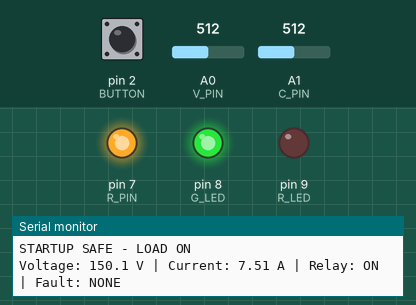
A sketch run on a simulated Arduino Uno, built with avr-gcc and run on an emulated ATmega328P. On the bench: output pins drawn as LEDs (lit = HIGH), the last lines printed to the serial monitor. The inputs (shaded band) are chosen by the test bench; at power-on: A1 (C_PIN) = 512, pin 2 (BUTTON) HIGH, A0 (V_PIN) = 512.

Above: at 1.2 s.
1.3 s: A1 (C_PIN) set to 667
2.8 s: A1 (C_PIN) set to 699
At 3.7 s:
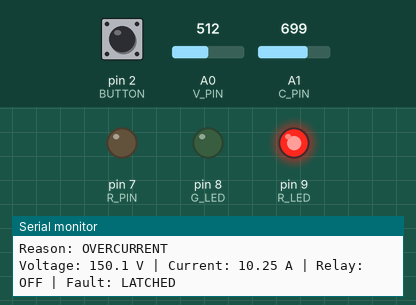
Timing chart, 0 to 5.8 s (numbered marks = the images above; inputs shaded):
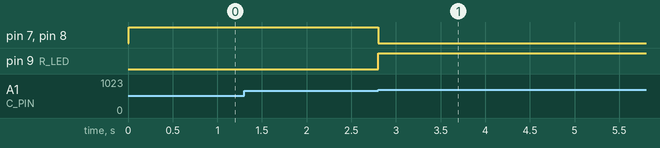

Measured:
- the behaviour switches between 682 and 683 on A1 (C_PIN) (found by bisection; images 0 and 1)
- after the input at 2.8 s, pin 7 (R_PIN), pin 8 (G_LED): HIGH → LOW at once; pin 9 (R_LED): LOW → HIGH at once

The sketch:

sketch.ino
```cpp
#include <Arduino.h>
#include <string.h>
#include <stdlib.h>
#include <ctype.h>

// Pin configuration
const byte V_PIN = A0;
const byte C_PIN = A1;
const byte R_PIN = 7;
const byte G_LED = 8;
const byte R_LED = 9;
const byte BUTTON = 2;

// Simulation ranges
const float MAX_VOLTAGE = 300;
const float MAX_CURRENT = 15;

// Default protection thresholds
float v_limit = 250;
float c_limit = 10;

float voltage = 0;
float current = 0;

bool fault = false;
bool relayOn = false;
bool lastButtonState = HIGH;

unsigned long lastSample = 0;
unsigned long lastReport = 0;

bool autoReport = true;  //Controls automatic status printing

char command[48];        //For command processing
byte commandIndex = 0;

//Function for the load to disconnect
void disconnectLoad()
{
  relayOn = false;           //relayOn logic will be 0
  digitalWrite(R_PIN, LOW);  //Relay pin will be 0, so the relay will turn off
  digitalWrite(G_LED, LOW);  //Green LED will be turn OFF
  digitalWrite(R_LED, HIGH); //RED LED will be turn ON
}

//Function for the load to connect
void connectLoad()
{
  relayOn = true;            //relayOn logic will be 1
  digitalWrite(R_PIN, HIGH); //Relay pin will be 1, so the relay will turn on
  digitalWrite(G_LED, HIGH); //Green LED will be turn ON
  digitalWrite(R_LED, LOW);  //RED LED will be turn OFF
}

//Function to check if the voltage and current is lower than the limit
bool isSafe()
{
  return voltage <= v_limit && current <= c_limit;  //Will return 0 if the voltage and current is higher value
}

//Function to read the input values of voltage and current source
void readSensors()
{
  int rawVoltage = analogRead(V_PIN); //Read the value of voltage
  int rawCurrent = analogRead(C_PIN); //Read the value of current

  voltage = rawVoltage * MAX_VOLTAGE / 1023;
  current = rawCurrent * MAX_CURRENT / 1023;
}

//Check the protection is on or not
void checkProtection()
{
  if (isSafe() == 0)
  {
    if (fault == 0)
    {
      Serial.println("FAULT DETECTED!");       //if voltage and current is high this msg will be shown in serial monitor

      if (voltage > v_limit)
        Serial.println("Reason: OVERVOLTAGE"); //if voltage is high this msg will be shown

      if (current > c_limit)
        Serial.println("Reason: OVERCURRENT"); //if voltage is high this msg will be shown
    }

    fault = true;                              //fault logic will be 1
    disconnectLoad();                          //this function will be ON
  }
}

//Function to reset the relay
void resetProtection()
{
  readSensors();

  if (isSafe() == 1)
  {
    fault = false;
    connectLoad();
    Serial.println("RESET SUCCESSFUL - LOAD ON");
  }
  else
  {
    fault = true;
    disconnectLoad();
    Serial.println("RESET DENIED - FAULT STILL PRESENT");
  }
}

void printStatus()
{
  Serial.print("Voltage: ");
  Serial.print(voltage, 1);
  Serial.print(" V | Current: ");
  Serial.print(current, 2);
  Serial.print(" A | Relay: ");
  Serial.print(relayOn ? "ON" : "OFF");
  Serial.print(" | Fault: ");
  Serial.println(fault ? "LATCHED" : "NONE");
}

//To process the cmmand given by the user
void processCommand(char *cmd)
{
  for (char *p = cmd; *p; p++)
    *p = toupper((unsigned char)*p);

  if (strcmp(cmd, "STATUS") == 0)
  {
    readSensors();
    checkProtection();
    printStatus();
  }
  else if (strcmp(cmd, "RESET") == 0)
  {
    autoReport = true;
    resetProtection();
  }
  else if (strncmp(cmd, "SETV ", 5) == 0)
  {
    char *end;
    float value = strtod(cmd + 5, &end);

    if (end != cmd + 5 && *end == '\0' && value >= 50 && value <= 300)
    {
      v_limit = value;
      autoReport = true;
      Serial.print("Voltage limit: ");
      Serial.println(v_limit);
      readSensors();
      checkProtection();
    }
    else
    {
      Serial.println("Invalid voltage limit (50-300)");
    }
  }
  else if (strncmp(cmd, "SETI ", 5) == 0)
  {
    char *end;
    float value = strtod(cmd + 5, &end);

    if (end != cmd + 5 && *end == '\0' && value > 0 && value <= 15)
    {
      c_limit = value;
      autoReport = true;
      Serial.print("Current limit: ");
      Serial.println(c_limit);
      readSensors();
      checkProtection();
    }
    else
    {
      Serial.println("Invalid current limit (0-15]");
    }
  }
  else if (strcmp(cmd, "HELP") == 0)
  {
    autoReport = false;
    Serial.println("Commands:");
    Serial.println("STATUS");
    Serial.println("SETV 250");
    Serial.println("SETI 10");
    Serial.println("RESET");
    Serial.println("HELP");
    Serial.println("Automatic status reporting PAUSED");
  }
  else
  {
    Serial.println("Unknown command. Type HELP");
  }
}

//Function to handle serial monitor
void handleSerial()
{
  while (Serial.available())
  {
    char c = Serial.read();

    if (c == '\n' || c == '\r')
    {
      if (commandIndex > 0)
      {
        command[commandIndex] = '\0';
        processCommand(command);
        commandIndex = 0;
      }
    }
    else if (commandIndex < sizeof(command) - 1)
    {
      command[commandIndex++] = c;
    }
  }
}

void setup()
{
  // Keep relay disconnected during startup
  digitalWrite(R_PIN, LOW);
  pinMode(R_PIN, OUTPUT);
  pinMode(G_LED, OUTPUT);
  pinMode(R_LED, OUTPUT);
  pinMode(BUTTON, INPUT_PULLUP);

  digitalWrite(G_LED, LOW);
  digitalWrite(R_LED, HIGH);

  Serial.begin(9600);
  Serial.println("FSMB VOLTAGE PROTECTOR");
  Serial.println("Arduino UNO Simulation");
  Serial.println("Type HELP for commands");

  readSensors();

  if (isSafe() == 1)
  {
    connectLoad();
    Serial.println("STARTUP SAFE - LOAD ON");
  }
  else
  {
    fault = true;
    disconnectLoad();
    Serial.println("STARTUP FAULT - LOAD OFF");
  }
}

void loop()
{
  handleSerial();

  if (millis() - lastSample >= 50)
  {
    lastSample = millis();
    readSensors();
    checkProtection();

    bool buttonState = digitalRead(BUTTON);

    if (lastButtonState == HIGH && buttonState == LOW)
    {
      resetProtection();
    }

    lastButtonState = buttonState;
  }

  if (millis() - lastReport >= 1000)
 {
   lastReport = millis();

   if (autoReport == true)  // NEW: Print only when enabled
   {
     printStatus();
   }
 }
}
```
